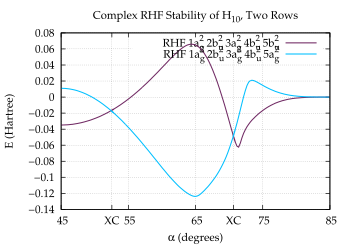

The script that saved this image:
set term postscript enhanced eps color "Palatino" 16
set size 0.7, 0.7
set encoding iso

# Set line styles
set style line  1 lt 1 lw 3 lc rgb "#0070FF" pt 6    # blue
set style line  2 lt 1 lw 3 lc rgb "#E52B50" pt 6    # red
set style line  3 lt 1 lw 3 lc rgb "#009A63" pt 6    # green
set style line  4 lt 1 lw 3 lc rgb "#702963" pt 6    # purple
set style line  5 lt 1 lw 3 lc rgb "#F28500" pt 6    # orange
set style line  6 lt 1 lw 3 lc rgb "#00BFFF" pt 6    # deep sky blue
set style line  7 lt 1 lw 3 lc rgb "#FF91A4" pt 6    # pink
set style line  8 lt 1 lw 3 lc rgb "#50C878" pt 6    # light green
set style line  9 lt 1 lw 3 lc rgb "#C9A0DC" pt 6    # lavender
set style line 10 lt 1 lw 3 lc rgb "#000000" pt 6    # black
set style line 11 lt 2 lw 3 lc rgb "#0070FF" pt 6    # blue
set style line 12 lt 2 lw 3 lc rgb "#E52B50" pt 6    # red
set style line 13 lt 2 lw 3 lc rgb "#009A63" pt 6    # green
set style line 14 lt 2 lw 3 lc rgb "#702963" pt 6    # purple
set style line 15 lt 2 lw 3 lc rgb "#F28500" pt 6    # orange
set style line 16 lt 2 lw 3 lc rgb "#00BFFF" pt 6    # deep sky blue
set style line 17 lt 2 lw 3 lc rgb "#FF91A4" pt 6    # pink
set style line 18 lt 2 lw 3 lc rgb "#50C878" pt 6    # light green
set style line 19 lt 2 lw 3 lc rgb "#C9A0DC" pt 6    # lavender
set style line 20 lt 2 lw 3 lc rgb "#000000" pt 6    # black
set style line 100 lt 1 lw 1 lc rgb "#FFFFFF"

set title "Complex RHF Stability of H_{10}, Two Rows"
set xlabel "{/Symbol a} (degrees)"
set ylabel "E (Hartree)"
set xtics 5.0, 10.0
set xtics add ("XC" 52.5580) 
set xtics add ("XC" 70.6585) 
set grid xtics x2tics ytics
set key horizontal

set output "CRHF.eps"
set xrange [45:85]
set yrange [*:*]
plot "ag2bu3/h10hess" u 1:4 w l ls 4 ti "RHF 1a@_g^2 2b@_u^2 3a@_g^2 4b@_u^2 5b@_u^2",  \
     "ag3bu2/h10hess" u 1:4 w l ls 6 ti "RHF 1a@_g^2 2b@_u^2 3a@_g^2 4b@_u^2 5a@_g^2" 
